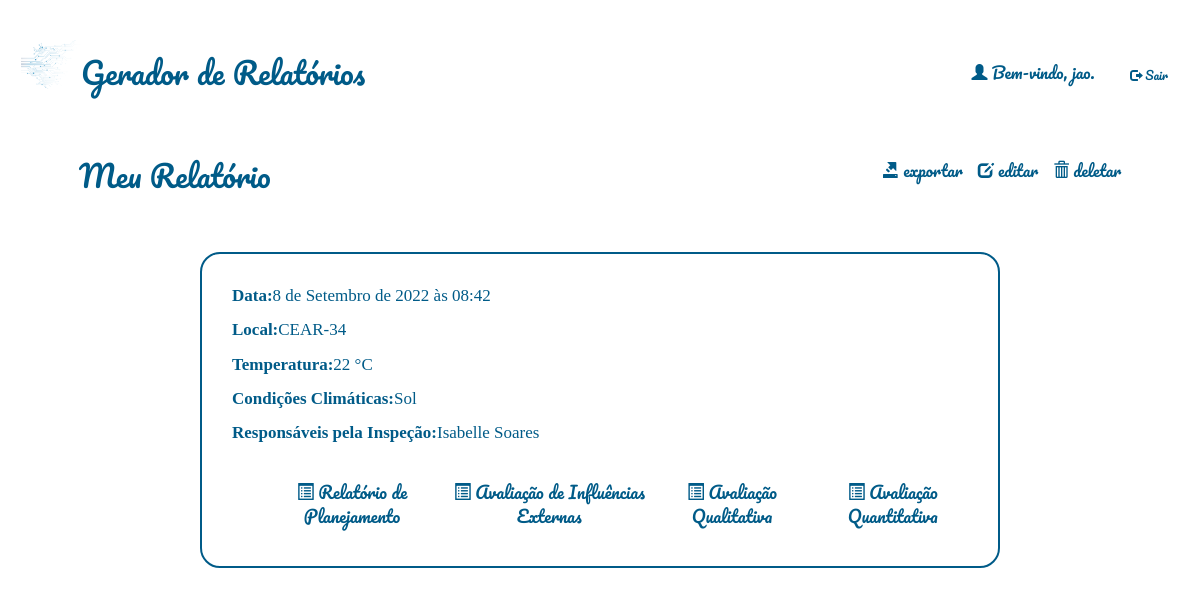
The app's page /relatorios/relatorio/5/ (signed in) with its own data.
### relatorio/models.py (models this page shows)
class Relatorio(models.Model):
    autor = models.ForeignKey(User, default=None, on_delete=models.CASCADE)
    data = models.DateTimeField()
    local = models.CharField(max_length=100)
    temperatura = models.IntegerField()
    clima = models.CharField(max_length=100)
    responsaveis = models.TextField(blank=True)
    qualiprof = models.CharField(max_length=100, default='')
    riscos = models.CharField(max_length=100, default='')
    equipamentos = models.CharField(max_length=100, default='')
    sinalizacao = models.CharField(max_length=100, default='')
    desligamento = models.CharField(max_length=4, default='')
    integridade = models.CharField(max_length=4, default='')
    dialogo = models.CharField(max_length=4, default='')
    curso_nr = models.CharField(max_length=4, default='')
    conferido = models.CharField(max_length=4, default='')
    delimitar_area = models.CharField(max_length=4, default='')
    auxconces = models.CharField(max_length=4, default='')
    tensao = models.CharField(max_length=4, default='')
    aterramento = models.CharField(max_length=4, default='')
    altura = models.CharField(max_length=4, default='')
    cinto_seg = models.CharField(max_length=4, default='')
    requi_seg = models.CharField(max_length=4, default='')
    reavaliacao = models.CharField(max_length=4, default='')
    tempambiente = models.CharField(max_length=100, default='')
    condambiente = models.CharField(max_length=100, default='')
    altitude = models.CharField(max_length=100, default='')
    presagua = models.CharField(max_length=100, default='')
    pressolidos = models.CharField(max_length=100, default='')
    pressubst = models.CharField(max_length=100, default='')
    solmecanicas = models.CharField(max_length=100, default='')
    presmofo = models.CharField(max_length=100, default='')
    presfauna = models.CharField(max_length=100, default='')
    infleletro = models.CharField(max_length=100, default='')
    radsolar = models.CharField(max_length=100, default='')
    descatm = models.CharField(max_length=100, default='')
    movdoar = models.CharField(max_length=100, default='')
    vento = models.CharField(max_length=100, default='')
    competencia = models.CharField(max_length=100, default='')
    reseletr = models.CharField(max_length=100, default='')
    contpessoas = models.CharField(max_length=100, default='')
    condfuga = models.CharField(max_length=100, default='')
    natmatpr = models.CharField(max_length=100, default='')
    natmatcons = models.CharField(max_length=100, default='')
    classestr = models.CharField(max_length=100, default='')
    documentacao = models.CharField(max_length=100, default='')

### relatorio/views.py (the view)
# urls.py: path('relatorio/<int:rel_id>/', views.relatorio_visualiza, name="visualiza"),
@login_required(login_url="/accounts/login/")
def relatorio_visualiza(request, rel_id):
    relatorio = Relatorio.objects.get(id=rel_id)
    now = timezone.now()
    return render(request, 'relatorio/relatorio_visualiza.html', {'relatorio': relatorio})

### relatorio/templates/relatorio/relatorio_visualiza.html
{% extends 'base_layout.html'%}
{% block content %}
<header style="margin-inline:5%;">
        <h2>Meu Relatório</h2>
        <nav>
        <li>
                <a class="botao-icon" href="{% url 'relatorio:exporta' rel_id=relatorio.id %}">
                        <span class="glyphicon glyphicon-export"></span> exportar
                </a>
                <a class="botao-icon" href="{% url 'relatorio:edita' rel_id=relatorio.id %}">
                        <span class="glyphicon glyphicon-edit"></span> editar
                </a>
                <a class="botao-icon" href="{% url 'relatorio:deleta' rel_id=relatorio.id %}">
                        <span class="glyphicon glyphicon-trash"></span> deletar
                </a>
        </li>
        </nav>
</header>
<div class="compromisso-visualiza-wrapper">
        <div class="compromisso-visualiza">
                <p><b>Data:</b> {{ relatorio.data }}</p>
                <p><b>Local:</b> {{ relatorio.local }}</p>
                <p><b>Temperatura:</b> {{relatorio.temperatura}} °C</p>
                <p><b>Condições Climáticas:</b> {{relatorio.clima}} </p>
                <p><b>Responsáveis pela Inspeção:</b>  {{ relatorio.responsaveis }}</p>
                <br>
                <nav>
                        <li>
                                <a class="botao-icon" href="{% url 'relatorio:addplanejamento' rel_id=relatorio.id %}">
                                        <span class="glyphicon glyphicon-list-alt"></span> Relatório de Planejamento
                                </a>
                                <a class="botao-icon" href="{% url 'relatorio:addexternas' rel_id=relatorio.id %}">
                                        <span class="glyphicon glyphicon-list-alt"></span> Avaliação de Influências Externas
                                </a>
                                <a class="botao-icon" href="{% url 'relatorio:addqualitativas' rel_id=relatorio.id %}">
                                        <span class="glyphicon glyphicon-list-alt"></span> Avaliação Qualitativa
                                </a>
                                <a class="botao-icon" href="{% url 'relatorio:addquantitativas' rel_id=relatorio.id %}">
                                        <span class="glyphicon glyphicon-list-alt"></span> Avaliação Quantitativa
                                </a>
                        </li>
                </nav>
        </div>
</div>
{% endblock %}

### templates/base_layout.html (shortened to what this page needs)
<!DOCTYPE html>
<html lang="pt-BR">
<head>
    <link href="https://cdn.jsdelivr.net/npm/bootstrap@5.1.3/dist/css/bootstrap.min.css" rel="stylesheet">
    <link rel="stylesheet" href="https://maxcdn.bootstrapcdn.com/bootstrap/3.4.0/css/bootstrap.min.css">
    {% load static %}
    <link rel="stylesheet" href="{% static 'styles.css' %}">
</head>
<body>
    <header class="wrapper">
        <h1><a href="{% url 'home' %}"><img src="{% static 'logo.png' %}" alt="calendario"/>Gerador de Relatórios</a></h1>
        <nav>
            <ul style="margin: 40px 0 0 0;">
                {% if user.is_authenticated %}
                <li>
                    <span class="glyphicon glyphicon-user"></span> Bem-vindo, {{ user }}.
                </li>
                <li>
                    <form class="logout-link" action="{% url 'accounts:logout' %}" method="post">
                        <button type="submit" class="btn btn-default btn-sm">
                            <span class="glyphicon glyphicon-log-out"></span> Sair
                        </button>
                    </form>
                </li>
                {% else %}
                    <li><a class="botao-icon" href="{% url 'accounts:login' %}">Log in</a></li>
                    <li><a class="botao-icon" href="{% url 'accounts:signup' %}">Sign up</a></li>
                {% endif %}
            </ul>
        </nav>
    </header>
    <div class="wrapper">
        {% block content %}
        {% endblock %}
    </div>
</body>
</html>

### assets/styles.css (style rules this page uses)
body { background-color: #ffffff; color: #005b88; padding: 0 1px 0 1px; font-family: Pacifico; font-size: medium; }
img { width: 60px; height: auto; vertical-align: bottom; }
.login input, .compromisso-visualiza, .criaCompromisso { font-family: Cambria, Cochin, Georgia, Times, 'Times New Roman', serif; }
.compromisso-visualiza-wrapper { display: flex; align-items: center; justify-content: center; justify-self: center; }
.compromisso-visualiza { width: 800px; border-radius: 20px; align-self: center; text-align: center; border: 2px solid #005b88; margin: 40px; padding: 30px; font-size: 17px; }
.compromisso-visualiza p { display: table; text-justify: auto; }
h1 a { font-weight: normal; font-size: 30px; margin: 0; }
h2,h3,h4,h5 { color: #005b88; font-weight: normal; margin: 0; }
a { color: #005b88; }
a, a:hover, a:visited { text-decoration: none; }
.wrapper { margin: 0 auto; padding: 20px; }
header { display: grid; align-self: center; grid-template-columns: 1fr 1fr; padding: 20px 0; }
nav { justify-self: end; }
nav li { display: inline-block; margin-left: 20px; }
.botao-icon { display: table-cell; background: none; font-family: Pacifico; color: #005b88; cursor: pointer; size-adjust: 2px; cursor: pointer; padding-left: 15px; }
.btn.btn-default.btn-sm { color: #005b88; background-color: transparent; border-color: transparent; }

### records on screen
Relatorio: data "8 de Setembro de 2022 às 08:42", local "CEAR-34", temperatura "22", clima "Sol", responsaveis "Isabelle Soares"

### other values on screen
{{ user }} "jao"
